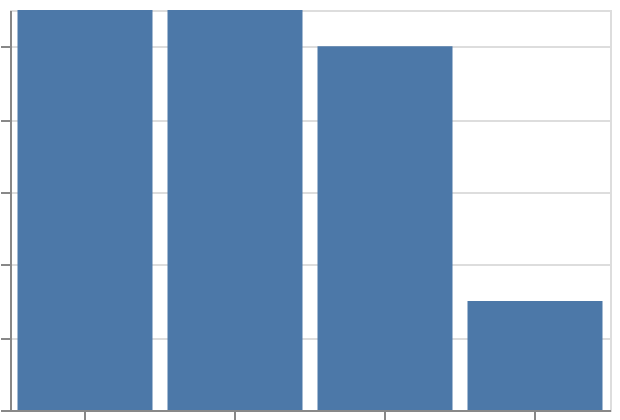

Here is the Vega-Lite specification saved for this chart:
### Vega-Lite specification from a JSON file in a GitHub repository (floating-point values rounded to 4 significant figures)
{"$schema": "https://vega.github.io/schema/vega-lite/v6.json", "padding": 5, "autosize": "none", "width": 300, "height": 200, "data": {"name": "table", "values": [{"c": "C", "x": 5, "y": 3, "v": 7, "g": "p"}, {"c": "A", "x": 6, "y": 1, "v": 7, "g": "q"}, {"c": "A", "x": 8, "y": 10, "v": 9, "g": "p"}, {"c": "A", "x": 2, "y": 7, "v": 10, "g": "q"}, {"c": "D", "x": 8, "y": 2, "v": 1, "g": "p"}, {"c": "D", "x": 10, "y": 10, "v": 11, "g": "q"}, {"c": "B", "x": 8, "y": 7, "v": 9, "g": "p"}, {"c": "A", "x": 2, "y": 11, "v": 8, "g": "q"}, {"c": "B", "x": 3, "y": 11, "v": 1, "g": "p"}, {"c": "D", "x": 1, "y": 1, "v": 11, "g": "q"}]}, "mark": "bar", "encoding": {"x": {"field": "c", "type": "nominal", "sort": {"encoding": "y", "order": "descending"}}, "y": {"field": "y", "type": "quantitative", "aggregate": "max"}}}
